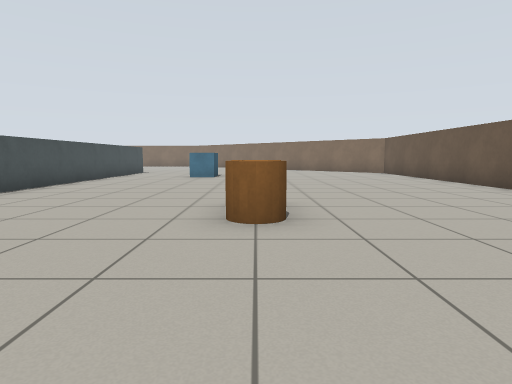
view 1 (above)

24 first-person views from a walk through a robot-simulator world made for Gazebo. The camera is 0.75 m above the floor, tilts 6° down and sees 75° across. The floor is counted in squares, 1 m on a side. Each view is taken from the middle of a square. On the plan, view 1 faces up. The plan holds only what a view shows up to about 11 squares ahead; the rest is blank.

view 2
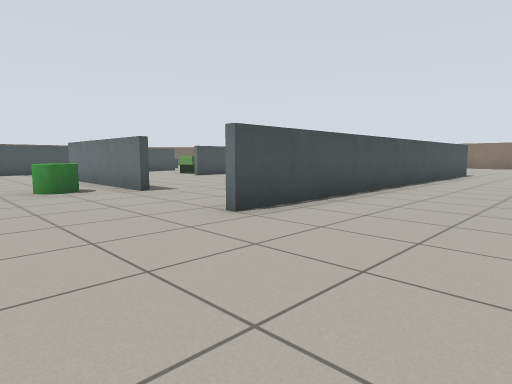

view 3
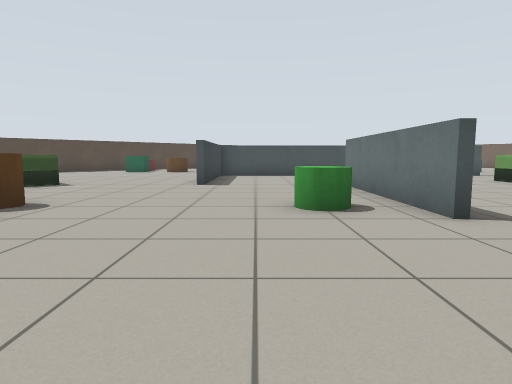

view 4
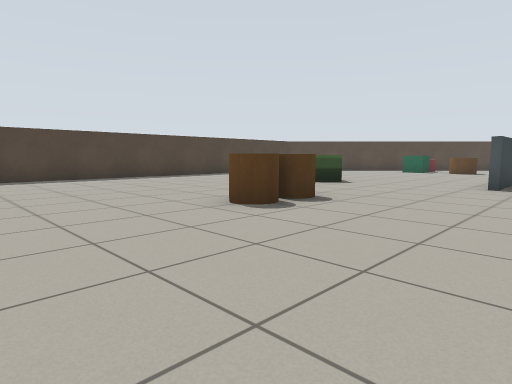

view 5
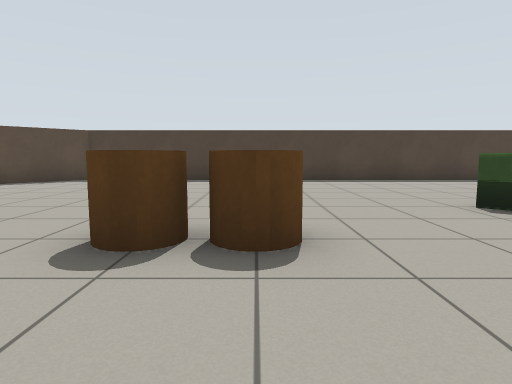

view 6
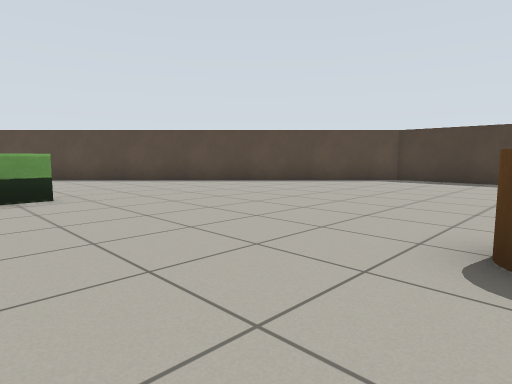

view 7
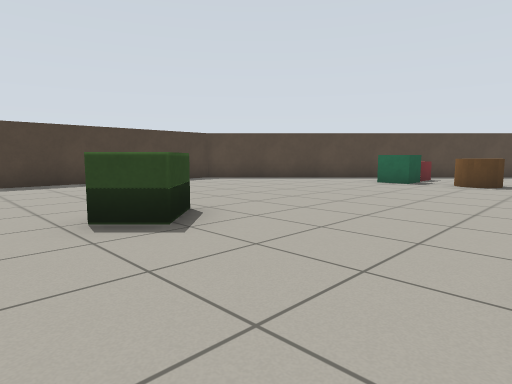

view 8
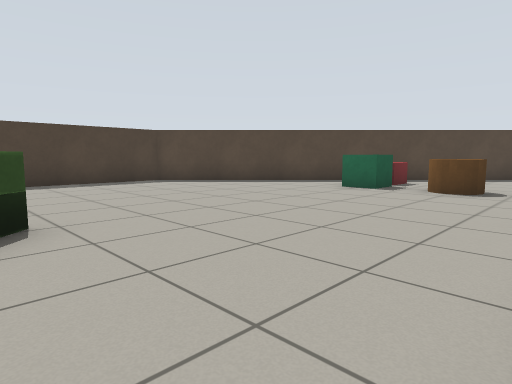

view 9
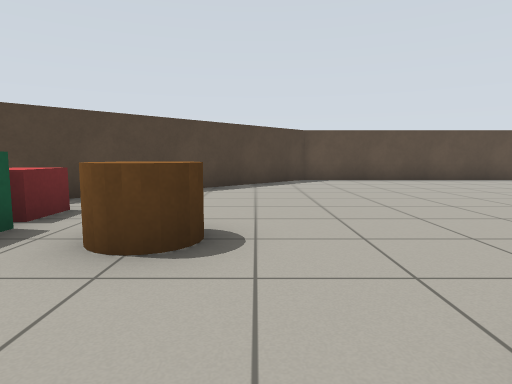

view 10
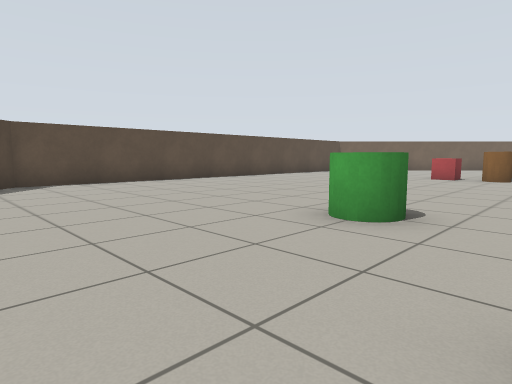

view 11
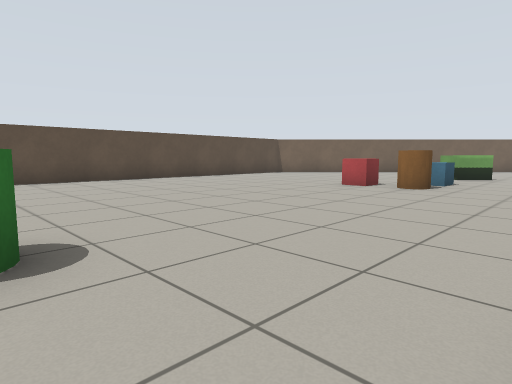

view 12
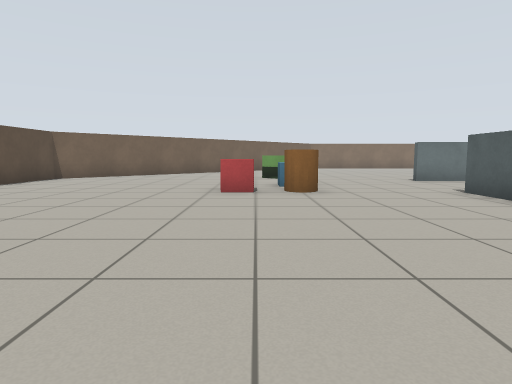

view 13
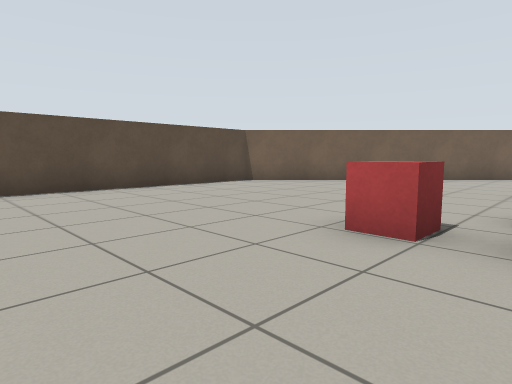

view 14
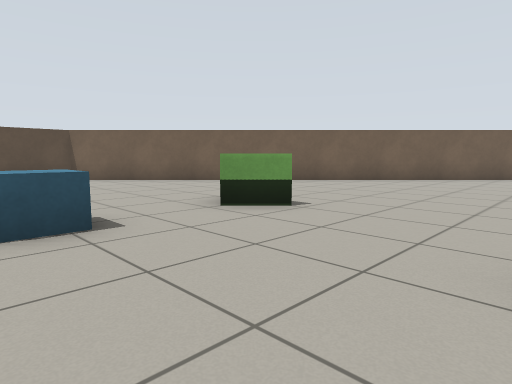

view 15
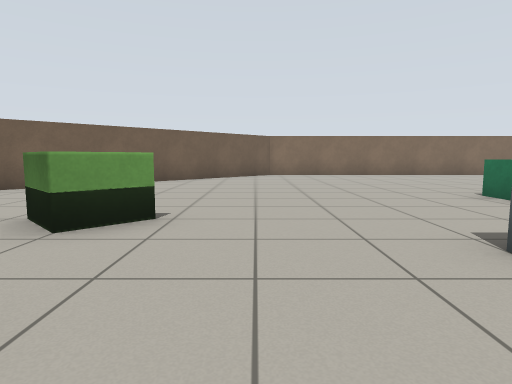

view 16
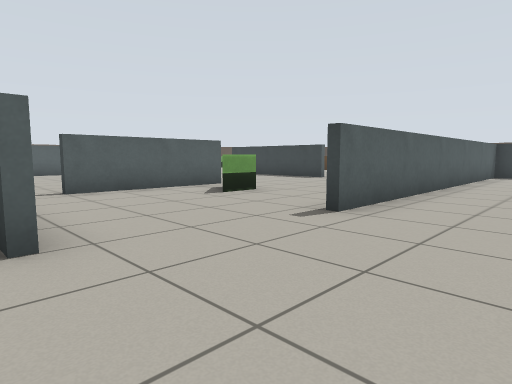

view 17
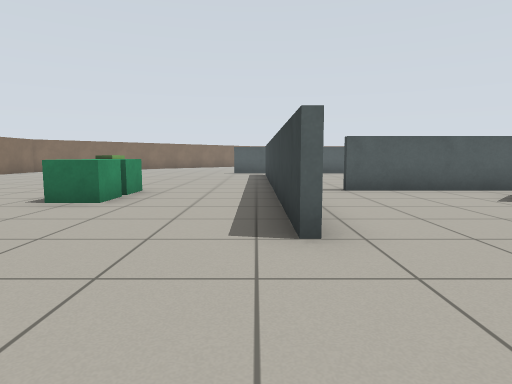

view 18
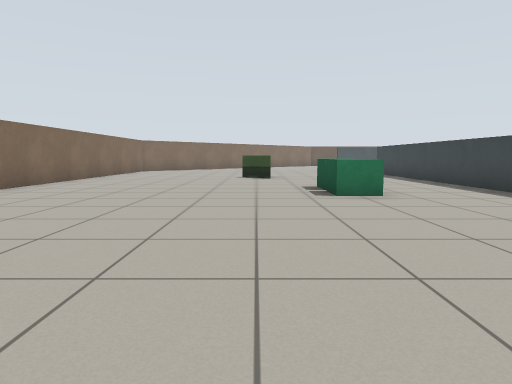

view 19
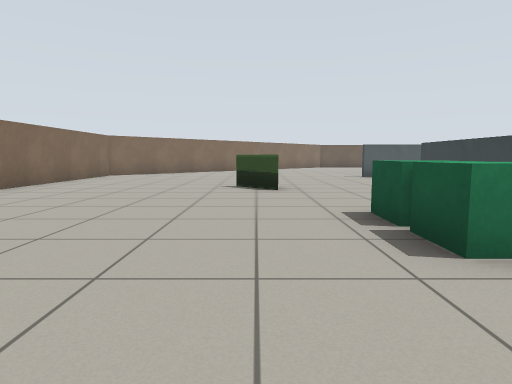

view 20
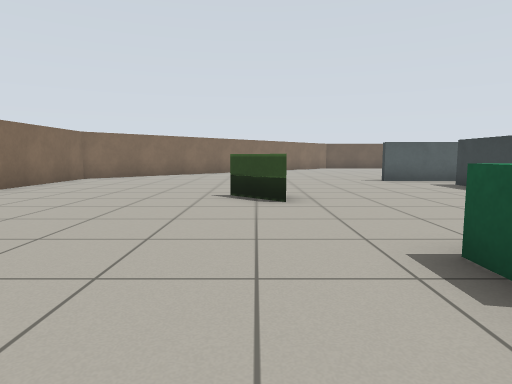

view 21
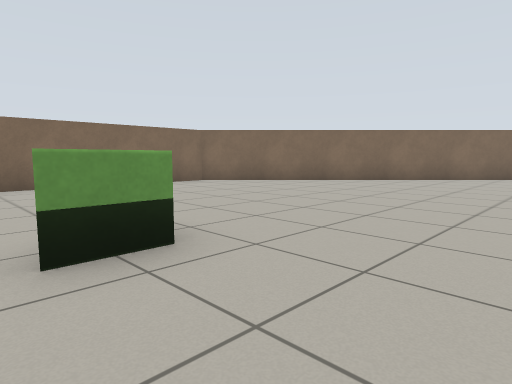

view 22
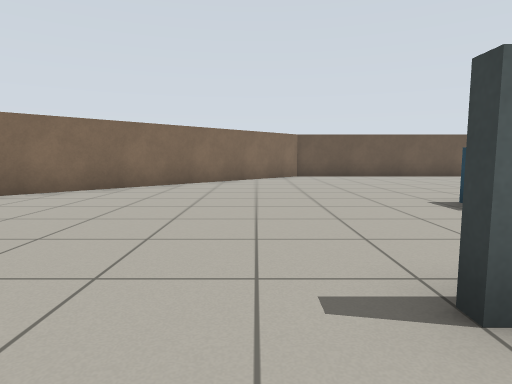

view 23
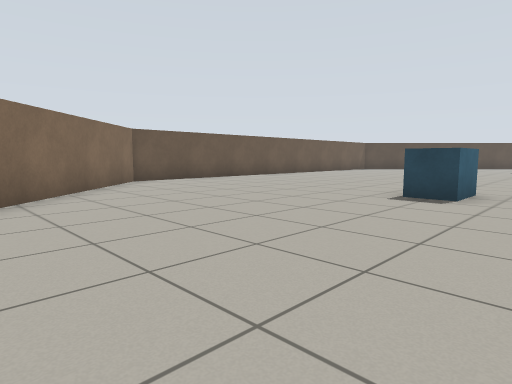

view 24
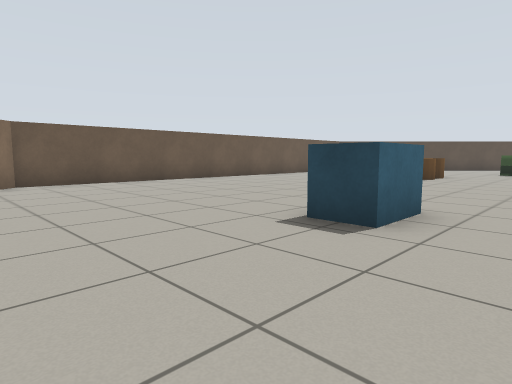

### Floor plan
Points are (right, up) in squares from view 1. A wall is a line through its corners. A room is listed if a view was taken in it or the views show most of it. See-through windows are left out.
Room 1 (views 1, 2, 3, 4, 5, 6, 7, 8, 9, 10, 11, 12, 13, 14, 15, 16, 17, 18, 19, 20, 21, 22, 23, 24)
walls: (-13.6, 9) (-13.6, 13); (-8.9, 4.4) (-14, 4.4); (-16.4, 14.4) (-18, 14.4); (-16.1, 0.6) (-14, 0.6); (-5.4, 13.4) (-5.4, 4); (-5.6, 13.8) (-5.6, 16); (-18.1, 14.6) (-7, 14.6); (-18.6, 1.6) (-18.6, 11); (5.9, 7.6) (5.9, 15.4) (-4.6, 25.9) (-14.4, 25.9); (-19.8, 25.5) (-29.9, 15.4) (-29.9, 0.6) (-19.4, -9.9) (-4.6, -9.9) (4.5, -0.8)
objects: red box (-24, -4) to (-23, -4); red box (-24, 11) to (-23, 12); other object (-23, 15) to (-21, 16); green box (-22, -4); brown cylinder (-22, -2); green cylinder (-22, 3); brown cylinder (-22, 11) to (-22, 12); cyan box (-22, 13); other object (-15, 10); green box (-15, 18); other object (-14, -4); green box (-14, 18); brown cylinder (-10, -2); green cylinder (-10, 3); other object (-10, 20); brown cylinder (-9, -2); other object (-2, 0); cyan box (-2, 13); brown cylinder (0, 4); brown cylinder (0, 5)

Positions as (right, up) in squares from view 1, and headings:
1: (0, 0), facing up
2: (-2, 1), facing up-left
3: (-5, 2), facing left
4: (-5, 2), facing down-left
5: (-10, 1), facing down
6: (-9, 1), facing down-right
7: (-12, 0), facing down-left
8: (-14, 0), facing down-left
9: (-19, -1), facing left
10: (-20, -1), facing up-left
11: (-19, 3), facing up-left
12: (-23, 4), facing up
13: (-22, 8), facing up-left
14: (-18, 12), facing up-left
15: (-20, 12), facing up
16: (-21, 15), facing down-right
17: (-21, 15), facing right
18: (-22, 20), facing right
19: (-18, 20), facing right
20: (-16, 20), facing right
21: (-11, 17), facing up-right
22: (-7, 17), facing right
23: (-4, 20), facing down-right
24: (-4, 17), facing down-right
